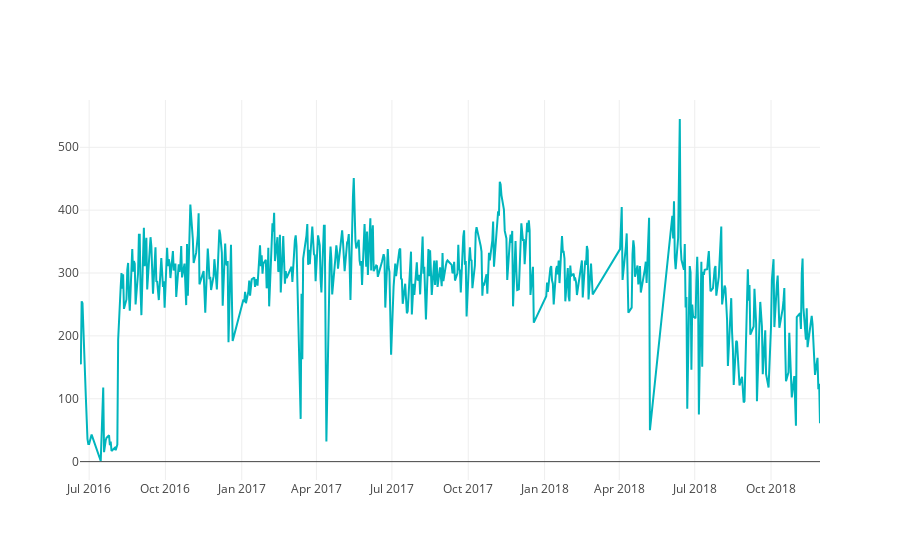

Notebook source saved alongside this figure:
### Markdown cell above
First, we are going to study how the sales timeseries looks like. Lets plot a chart to see the data

### Code cell
# Plot sales volume timeseries
data = [go.Scatter(x=df.date, y=df.total_invoices, marker=dict(color='#00b5bd'))]
iplot(data)

### Figure 1 — Plotly figure (JSON) as saved in the notebook; plotly's stock layout.template omitted (floating-point values rounded to 4 significant figures; data arrays with more than 128 entries replaced by an {"elided": "..."} marker saying what was removed)
{"data": [{"marker": {"color": "#00b5bd"}, "type": "scatter", "uid": "067cedbc-12e3-4383-ac89-a924ffda520d", "x": {"elided": "533 str values"}, "y": {"elided": "533 int values"}}], "layout": {}}
